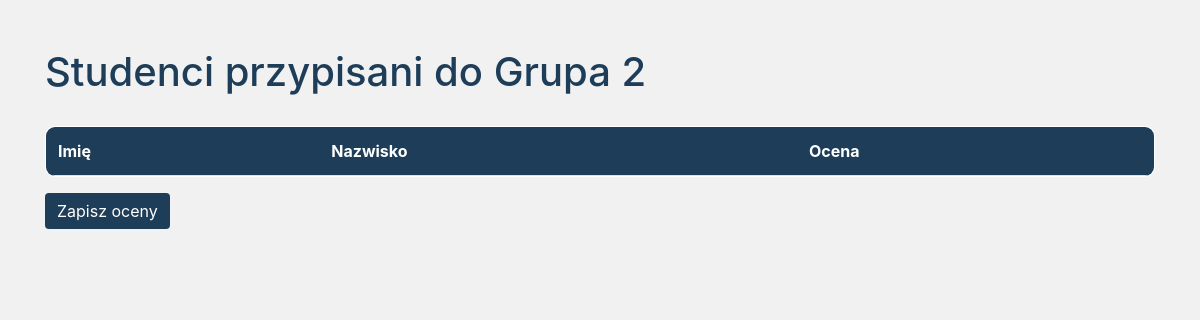
/group/4/students (signed in), run on an earlier commit of the app's database.
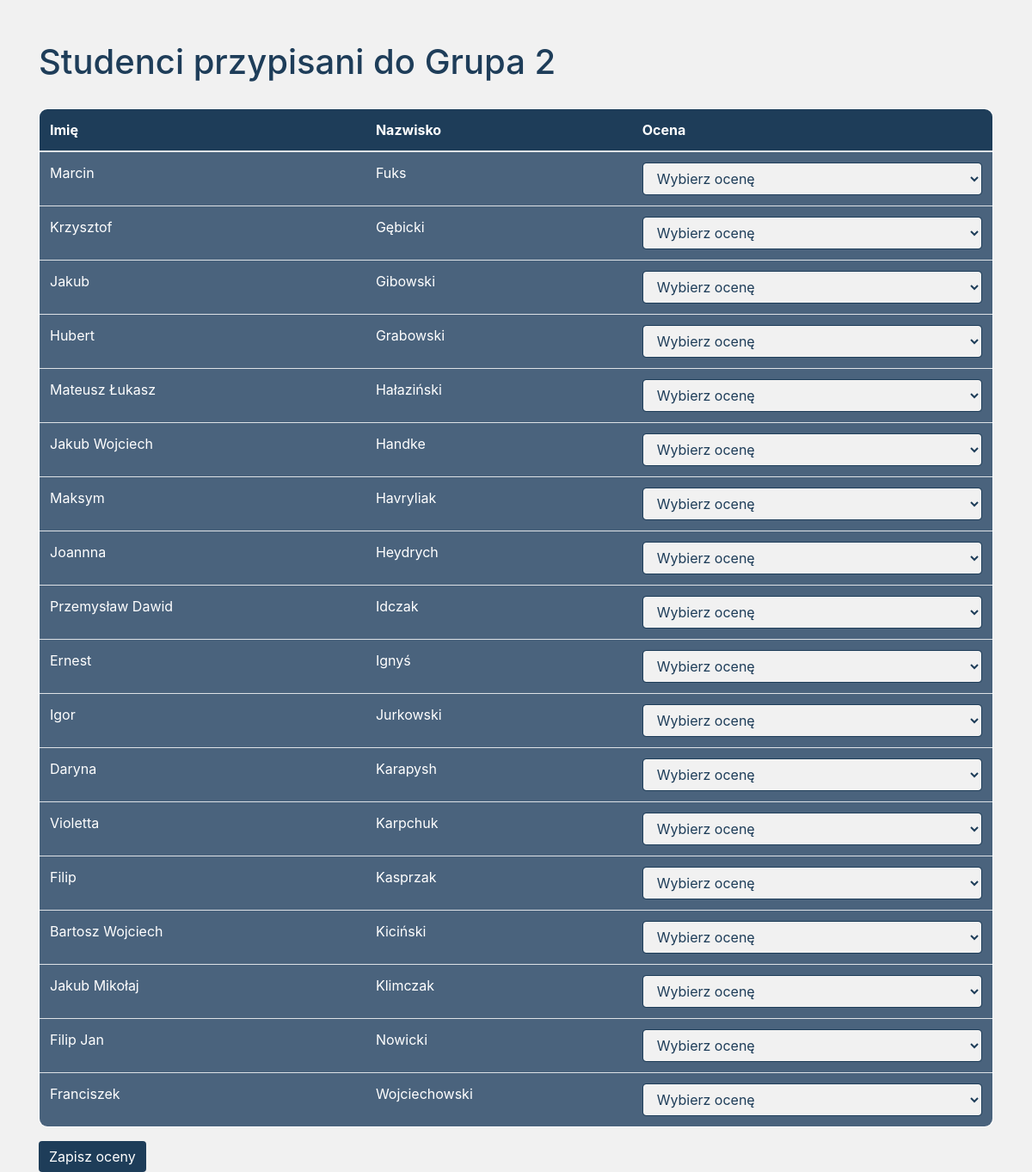
And on a later commit of the database.
### app/models.py (models this page shows)
class Group(db.Model):
    __tablename__ = 'groups'
    id = db.Column(db.Integer, primary_key=True)
    name = db.Column(db.String(100), nullable=False)
    subject_id = db.Column(db.Integer, db.ForeignKey('subjects.id'), nullable=False)
    subject = db.relationship('Subject', back_populates='groups')
    students = db.relationship('User', secondary=group_student, back_populates='groups')

class User(UserMixin, db.Model):
    __tablename__ = 'users'
    id = db.Column(db.Integer, primary_key=True)
    username = db.Column(db.String(150), unique=True, nullable=False)  # Używane przez adminów i nauczycieli
    first_name = db.Column(db.String(150), nullable=True)  # Tylko dla studentów
    last_name = db.Column(db.String(150), nullable=True)  # Tylko dla studentów
    password = db.Column(db.String(150), nullable=False)
    role = db.Column(db.String(50), nullable=False)  # 'admin', 'teacher', 'student'
    grade = db.Column(db.Float, nullable=True)  # Nowa kolumna na ocenę
    groups = db.relationship('Group', secondary='group_student', back_populates='students')

### app/routes.py (the view, shortened to what this page needs)
@bp.route('/group/<int:group_id>/students', methods=['GET', 'POST'])
@login_required
def group_students(group_id):
    group = Group.query.get_or_404(group_id)
    students = group.students
    return render_template('group_students.html', group=group, students=students)

### app/__init__.py (called while the page is built)
@login_manager.user_loader
def load_user(user_id):
    from .models import User  # Import User w funkcji
    return User.query.get(int(user_id))

### app/templates/group_students.html (shortened to what this page needs)
<!DOCTYPE html>
<html lang="pl">
<head>
    <link rel="stylesheet" href="https://stackpath.bootstrapcdn.com/bootstrap/4.5.2/css/bootstrap.min.css">
</head>
<body>
    <div class="container mt-5">
        <h1>Studenci przypisani do {{ group.name }}</h1>
        <form method="POST">
            <table class="table table-striped">
                <thead>
                    <tr>
                        <th>Imię</th>
                        <th>Nazwisko</th>
                        <th>Ocena</th>
                    </tr>
                </thead>
                <tbody>
                    {% for student in students %}
                        <tr>
                            <td>{{ student.first_name }}</td>
                            <td>{{ student.last_name }}</td>
                            <td>
                                <select name="grade_{{ student.id }}" class="form-control">
                                    <option value="">Wybierz ocenę</option>
                                </select>
                            </td>
                        </tr>
                    {% endfor %}
                </tbody>
            </table>
            <button type="submit" class="btn btn-primary">Zapisz oceny</button>
        </form>
    </div>
</body>
</html>

### app/templates/group_students.html (style rules this page uses)
body { background-color: #f1f1f1; }
h1 { color: #1e3d59; margin-bottom: 30px; }
.table { background-color: white; border-radius: 10px; overflow: hidden; border: 1px solid #1e3d59; }
th { background-color: #1e3d59; color: white; }
td { background-color: #4a637d; color: white; }
.btn-primary { background-color: #1e3d59; border: none; }
select.form-control { background-color: #f1f1f1; border: 1px solid #1e3d59; color: #1e3d59; }

What changed in the data, as far as the page shows it:
added User: first_name "Marcin", last_name "Fuks"
added User: first_name "Krzysztof", last_name "Gębicki"
added User: first_name "Jakub", last_name "Gibowski"
added User: first_name "Hubert", last_name "Grabowski"
added User: first_name "Mateusz Łukasz", last_name "Hałaziński"
added User: first_name "Jakub Wojciech", last_name "Handke"
added User: first_name "Maksym", last_name "Havryliak"
added User: first_name "Joannna", last_name "Heydrych"
added User: first_name "Przemysław Dawid", last_name "Idczak"
added User: first_name "Ernest", last_name "Ignyś"
added User: first_name "Igor", last_name "Jurkowski"
added User: first_name "Daryna", last_name "Karapysh"
added User: first_name "Violetta", last_name "Karpchuk"
added User: first_name "Filip", last_name "Kasprzak"
added User: first_name "Bartosz Wojciech", last_name "Kiciński"
added User: first_name "Jakub Mikołaj", last_name "Klimczak"
added User: first_name "Filip Jan", last_name "Nowicki"
added User: first_name "Franciszek", last_name "Wojciechowski"
